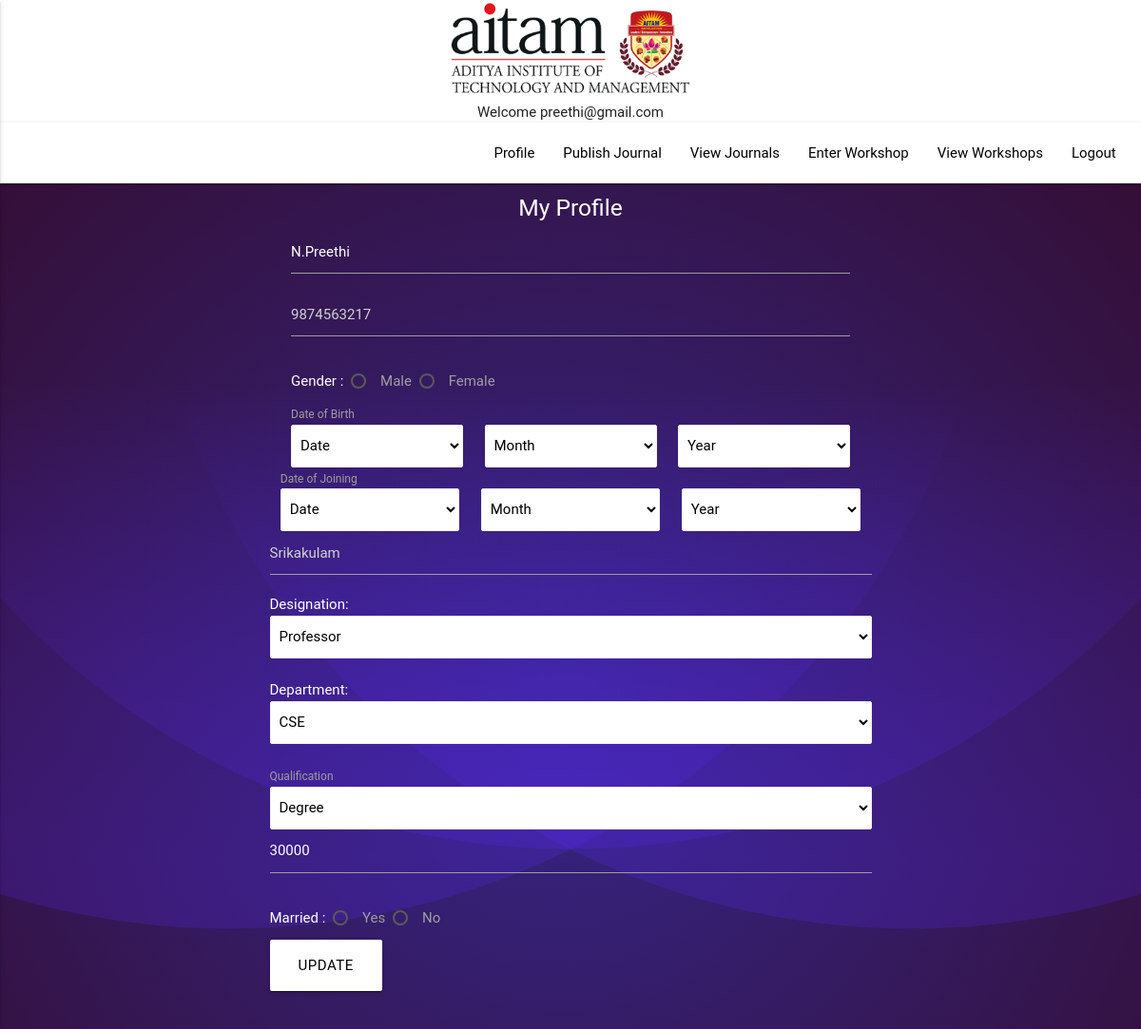
/fac_page.php?tag=update_profile (signed in), run on the app's committed database.
### tables this page shows
CREATE TABLE `faculties` (
  `name` varchar(30) NOT NULL,
  `email` varchar(50) NOT NULL,
  `phone` varchar(14) NOT NULL,
  `gender` varchar(6) NOT NULL,
  `dob` varchar(10) NOT NULL,
  `doj` date NOT NULL,
  `address` varchar(100) NOT NULL,
  `role` varchar(50) NOT NULL,
  `dept` varchar(10) NOT NULL,
  `degree` varchar(50) NOT NULL,
  `salary` bigint(10) NOT NULL,
  `married` char(10) NOT NULL,
  `working_since` int(10) NOT NULL
);

### myprofile.php (the view, shortened to what this page needs)
<!DOCTYPE html>
<html>
<head>
	<link rel="stylesheet" type="text/css" href="css/materialize.css">
</head>
<body>
	<div class="container">
	<center><h5>My Profile</h5></center>
    	<?php
    	$sql_ins=mysql_query("SELECT * FROM faculties WHERE email='$ses_email' ");
    	if (mysql_num_rows($sql_ins)!=1) {
    	?>
  	 	<form method="POST">
  	<input type="text" name="fnametxt" placeholder='Enter Your Name' required>
  	<input type="text" name="fmobile" placeholder='Enter Your Mobile Number' maxlength="10" required>
  	<p>Gender :
  		<input name="gender" type="radio" id="radio1" value="Male" />
      	<label for="radio1">Male</label>
      	<input name="gender" type="radio" id="radio2" value="Female" />
      	<label for="radio2">Female</label>
      	</p>
  	<label>Date of Birth</label>
  	<div class="row">
  	<div class="col s4">
    	  	<select class="browser-default" name="dd">
      		<option>Date</option>
      		<?php
            for($i=1;$i<=31;$i++){
            ?>
            <option value="<?php echo $i; ?>">
            <?php
            if($i<10)
            echo"0".$i;
            else
            echo"$i";
			?>
			</option>
			<?php
			}?>
      	</select>
      	</div>
      	<div class="col s4">
    	<select class="browser-default" name="mm">
    	<option>Month</option>
    	<?php
           $mm=array("Jan","Feb","Mar","Apr","May","Jun","Jul","Aug","Sep","Oct","Nov","Dec");
           $i=0;
           foreach($mm as $mon){
           $i++;
           echo"<option value='$i'> $mon</option>";
           }
        ?>
    	</select>
		</div>
  		<div class="col s4">
  		<select class="browser-default" name="yy">
    	<option>Year</option>
    	<?php
		for($i=1965;$i<=1995;$i++){
		echo"<option value='$i'>$i</option>";
		}
		?>
    	</select>
    	</div>
    	<label>Date of Joining</label>
  	<div class="row">
  	<div class="col s4">
    	  	<select class="browser-default" name="doj">
      		<option>Date</option>
      		<?php
            for($i=1;$i<=31;$i++){
            ?>
            <option value="<?php echo $i; ?>">
            <?php
            if($i<10)
            echo"0".$i;
            else
            echo"$i";
			?>
			</option>
			<?php
			}?>
      	</select>
      	</div>
      	<div class="col s4">
    	<select class="browser-default" name="moj">
    	<option>Month</option>
    	<?php
           $mm=array("Jan","Feb","Mar","Apr","May","Jun","Jul","Aug","Sep","Oct","Nov","Dec");
           $i=0;
           foreach($mm as $mon){
           $i++;
           echo"<option value='$i'> $mon</option>";
           }
        ?>
    	</select>
		</div>
  		<div class="col s4">
  		<select class="browser-default" name="yoj">
    	<option>Year</option>
    	<?php
		for($i=2001;$i<=2018;$i++){
		echo"<option value='$i'>$i</option>";
		}
		?>
    	</select>
    	</div>
    	<input type="text" name="addrtxt" placeholder="Address" />
    	Designation: <select class="browser-default" name="frole" required>
		<option disabled>Designation</option>
		<option value="Professor">Professor</option>
		<option value="Sr.Assoc Prof">Sr.Assoc Prof</option>
		<option value="Assoc Prof">Assoc Prof</option>
		<option value="Sr.Asst Prof">Sr.Asst Prof</option>
		<option value="Asst Prof">Asst Prof</option>
		</select><br/>
		Department: <select class="browser-default" name="fdept" required>
		<option disabled>Department</option>
		<option value="CSE">CSE</option>
		<option value="ECE">ECE</option>
		<option value="EEE">EEE</option>
		<option value="MECH">MECH</option>
		<option value="CIVIL">CIVIL</option>
		<option value="IT">IT</option>
		</select><br>
      	<label>Qualification</label>
      	<select class="browser-default" name="degree">
      		<option>Degree</option>
      		<?php
             $mm=array("B.Tech","M.Tech","P.hD");
             $i=0;
             foreach($mm as $mon){
             $i++;
			 echo"<option value='$mon'> $mon</option>";
             }
            ?>
      	</select>
      	<input type="text" name="salarytxt" placeholder="Salary" />
      	<p>Married :
   	    <input name="married" type="radio" id="radio3" value="Yes" />
      	<label for="radio3">Yes</label>
      	<input name="married" type="radio" id="radio4" value="No" />
      	<label for="radio4">No</label>
      	</p>
		<input type="submit" name="btn_sub" href="#" class="btn btn-primary btn-large" value="Register" />
		</form>
 	<?php
		} else{
  	 	while($row = mysql_fetch_assoc($sql_ins)){
		$ret_name = $row['name'];
		$ret_phone = $row['phone'];
		$ret_address = $row['address'];
		$ret_role = $row['role'];
		$ret_salary = $row['salary'];
		}
		?>
		<form method="POST">
  	<input type="text" name="fnametxt" placeholder='<?php echo $ret_name; ?>' value='<?php echo $ret_name; ?>' required>
  	<input type="text" name="fmobile" placeholder='<?php echo $ret_phone; ?>' maxlength="10" required>
  	<p>Gender :
      	<label for="radio1">Male</label>
      	<label for="radio2">Female</label>
      	</p>
  	<label>Date of Birth</label>
  	<div class="row">
  	<div class="col s4">
    	  	<select class="browser-default" name="dd" >
      		<option>Date</option>
      	</select>
      	</div>
      	<div class="col s4">
    	<select class="browser-default" name="mm">
    	<option>Month</option>
    	</select>
		</div>
  		<div class="col s4">
  		<select class="browser-default" name="yy">
    	<option>Year</option>
    	</select>
    	</div>
    	<label>Date of Joining</label>
  	<div class="row">
  	<div class="col s4">
    	  	<select class="browser-default" name="doj">
      		<option>Date</option>
      	</select>
      	</div>
      	<div class="col s4">
    	<select class="browser-default" name="moj">
    	<option>Month</option>
    	</select>
		</div>
  		<div class="col s4">
  		<select class="browser-default" name="yoj">
    	<option>Year</option>
    	</select>
    	</div>
    	<input type="text" name="addrtxt" placeholder="<?php echo $ret_address; ?>" />
    	Designation: <select class="browser-default" name="frole" value='<?php echo $ret_role; ?>' required>
		<option value="Professor">Professor</option>
		</select><br/>
		Department: <select class="browser-default" name="fdept" required>
		<option value="CSE">CSE</option>
		</select><br>
      	<label>Qualification</label>
      	<select class="browser-default" name="degree">
      		<option>Degree</option>
      	</select>
      	<input type="text" name="salarytxt" placeholder='<?php echo $ret_salary; ?>'  value='<?php echo $ret_salary; ?>'/>
      	<p>Married :
      	<label for="radio3">Yes</label>
      	<label for="radio4">No</label>
      	</p>
  	 	<input type="submit" name="btn_upd" href="#" class="btn btn-primary btn-large" value="Update" />
		</form>
  	 	<?php
  	 	}
  	 	?>
  </div>
</body>
</html>

### fac_page.php (style rules this page uses)
body { background-color: #330000; background-attachment: fixed; background-size: cover; background-position: center; }

### myprofile.php (style rules this page uses)
form { color: #ffffff; }
h5 { color: #ffffff; text-align: center; }
input[type=submit],input[type=reset],input[type=radio] { background-color: #ffffff; color: #000000; }
select { background-color: #ffffff; color: #000000; }

### data on the page
faculties: fnametxt "N.Preethi", fmobile "9874563217", addrtxt "Srikakulam", frole "Professor", salarytxt "30000"

### other printed values
$ses_email "preethi@gmail.com"
